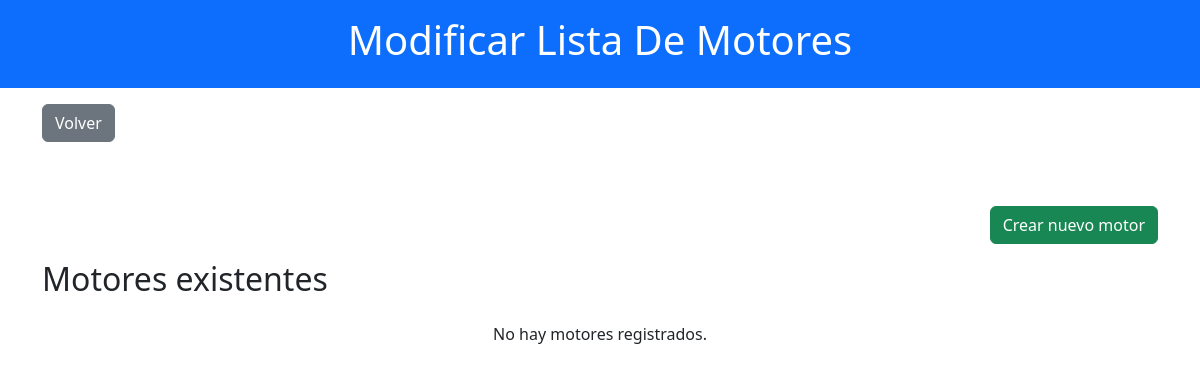
Page /trabajador/modificar_motor_saas/modificar_motor_saas.php (signed in) on the earlier database version.
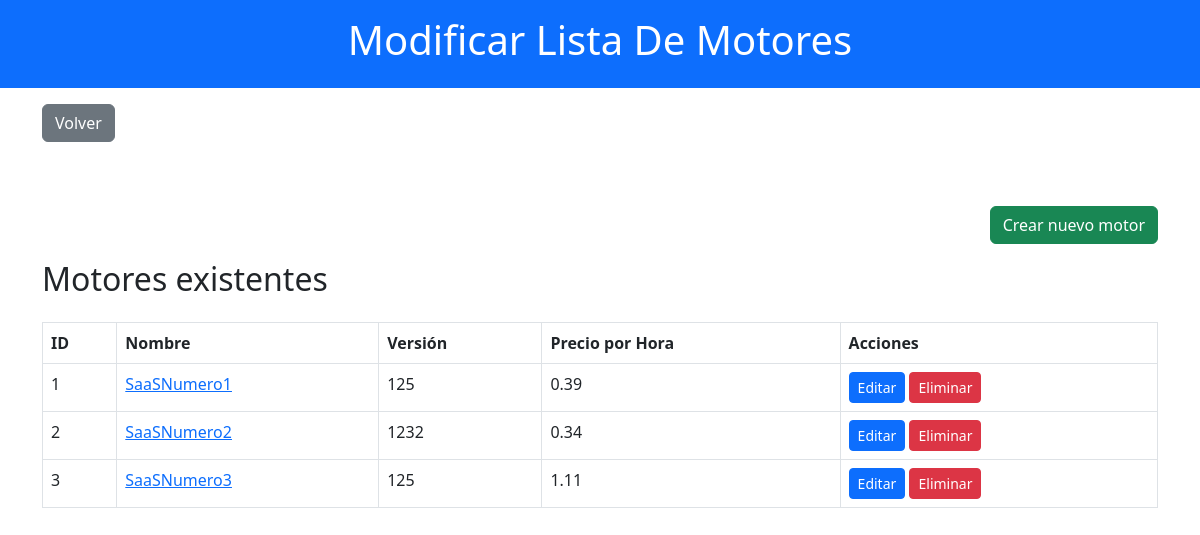
Same page on the later database version.
### tables this page shows
CREATE TABLE `motor` (
  `idMotor` int(11) NOT NULL,
  `Nombre` varchar(100) NOT NULL,
  `Version` varchar(50) NOT NULL,
  `PrecioH` decimal(10,2) NOT NULL
);

### public/trabajador/modificar_motor_saas/modificar_motor_saas.php (the view, shortened to what this page needs)
<?php
include '../../../includes/db_connect.php';
$query = "SELECT * FROM motor";
$result = $conn->query($query);
?>
<!DOCTYPE html>
<html lang="es">
<head>
    <link href="https://cdn.jsdelivr.net/npm/bootstrap@5.3.0/dist/css/bootstrap.min.css" rel="stylesheet">
    <link href="../css/estilos.css" rel="stylesheet">
</head>
<body>
    <header class="bg-primary text-white text-center py-3">
        <h1>Modificar Lista De Motores</h1>
    </header>
    <div class="container my-3">
        <a href="../trabajador.php" class="btn btn-secondary">Volver</a>
    </div>
<main class="container my-5">
    <div class="text-end mb-3">
        <a href="crear_motor_saas.php" class="btn btn-success">Crear nuevo motor</a>
    </div>
    <h2 class="mb-4">Motores existentes</h2>
    <?php if ($result && $result->num_rows > 0): ?>
        <table class="table table-bordered">
            <thead>
                <tr>
                    <th>ID</th>
                    <th>Nombre</th>
                    <th>Versión</th>
                    <th>Precio por Hora</th>
                    <th>Acciones</th>
                </tr>
            </thead>
            <tbody>
                <?php while ($row = $result->fetch_assoc()): ?>
                    <tr>
                        <td><?php echo htmlspecialchars($row['idMotor']); ?></td>
                        <td>
                            <a href="#" class="text-primary" data-bs-toggle="modal" data-bs-target="#detailsModal"
                                data-id="<?php echo $row['idMotor']; ?>"
                                data-nombre="<?php echo htmlspecialchars($row['Nombre']); ?>"
                                data-version="<?php echo htmlspecialchars($row['Version']); ?>"
                                data-precio="<?php echo htmlspecialchars($row['PrecioH']); ?>">
                                <?php echo htmlspecialchars($row['Nombre']); ?>
                            </a>
                        </td>
                        <td><?php echo htmlspecialchars($row['Version']); ?></td>
                        <td><?php echo htmlspecialchars($row['PrecioH']); ?></td>
                        <td>
                            <a href="editar_motor_saas.php?id=<?php echo $row['idMotor']; ?>" class="btn btn-primary btn-sm">Editar</a>
                            <a href="eliminar_motor_saas.php?id=<?php echo $row['idMotor']; ?>" class="btn btn-danger btn-sm" onclick="return confirm('¿Estás seguro de eliminar este motor?')">Eliminar</a>
                        </td>
                    </tr>
                <?php endwhile; ?>
            </tbody>
        </table>
    <?php else: ?>
        <p class="text-center">No hay motores registrados.</p>
    <?php endif; ?>
</main>
</body>
</html>

Differences in the rows shown:
added motor: idMotor "1", Nombre "SaaSNumero1", Version "125", PrecioH "0.39"
added motor: idMotor "2", Nombre "SaaSNumero2", Version "1232", PrecioH "0.34"
added motor: idMotor "3", Nombre "SaaSNumero3", Version "125", PrecioH "1.11"
Other differences:
text no longer shown: "No hay motores registrados."
text now shown: "ID Nombre Versión Precio por Hora Acciones"
